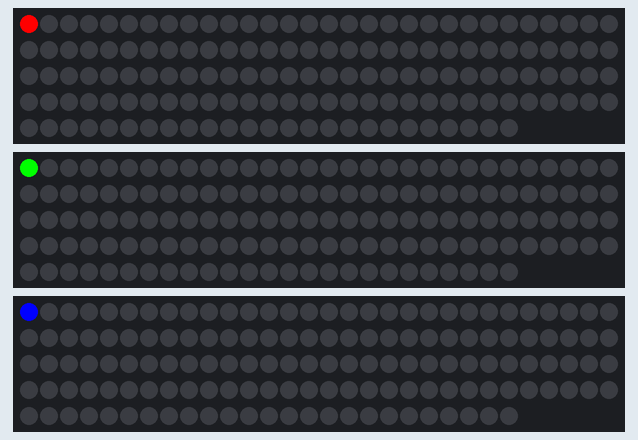
Bench run of a sketch on a simulated ESP8266 (NodeMCU). Shown: 3 × 145 RGB LEDs in strip order, left to right, continuing on the next row. WiFi joins after 1.5 s; servers stay silent unless stated; random numbers use the default seed unless the sketch sets one.

Above: at 1.19 s.
At 11.44 s:
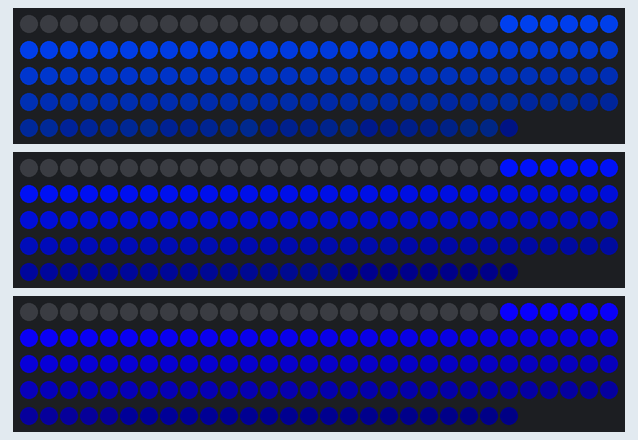
At 18.46 s:
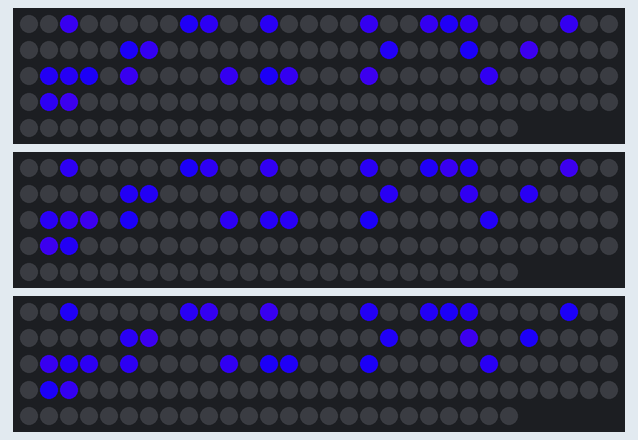
At 20.0 s:
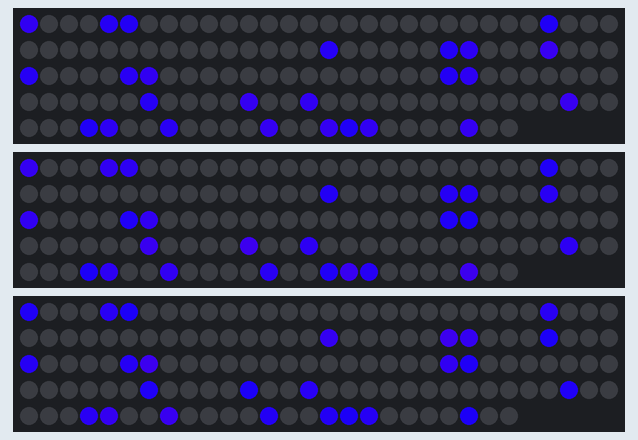
At 21.85 s:
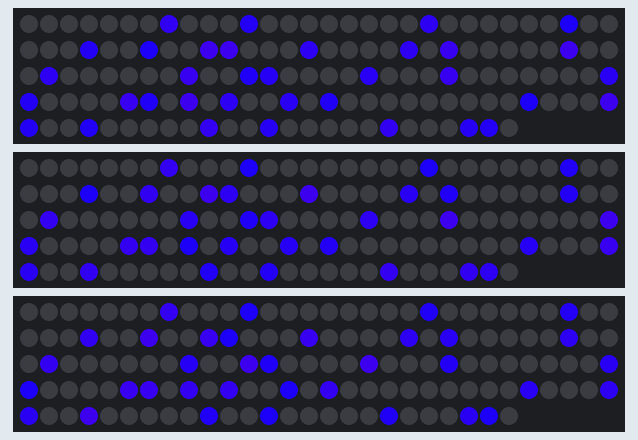
At 29.6 s:
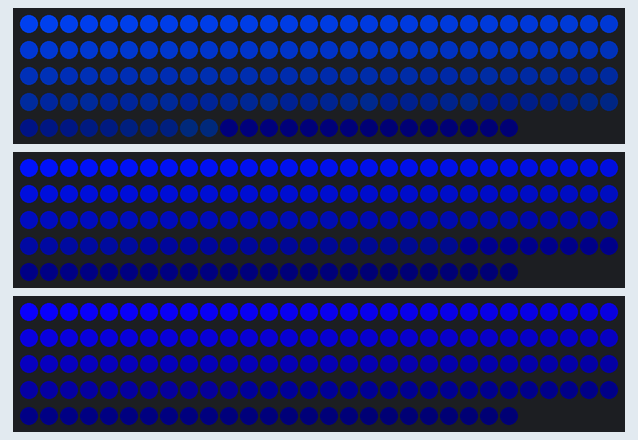

The sketch:

render_WiFi.ino
```cpp
const byte MCU_N = 3;
const byte WiFi_chennel = 7; //change if byzy //! autoselect


//#define tst
#ifdef tst
	bool bSerPrint=true;
#endif
#define edge_tst	1 //print only this edge info

#define gBrightness	255


const uint16_t NUM_LEDS_edge  = 145;
const uint16_t  NUM_LEDS_mcu = NUM_LEDS_edge*3;//300*3//145*3	//1800/4


#include "FastLED.h"
CRGB leds[NUM_LEDS_mcu];

#define Cube4MCU
#ifdef Cube4MCU
	#define CubeXp		2
	#define CubeYp		3
	#define CubeZp		4 //tst kit

	#include "Cube_edges_arrays.h"
#else
	#define LEDp		4
#endif

#define BUFF_SIZEudp	NUM_LEDS_edge*3+4 //packetBuffer


#include <ESP8266WiFi.h>
#include <WiFiUdp.h>
WiFiUDP Udp;
const char* ssid = "c82_tst";
const char* password = "12345678900";

unsigned int portServer = 8888;
unsigned int portClient = 8888;

#define packetBufferSize	NUM_LEDS_edge*3+4
char packetBuffer[packetBufferSize];//[145*3+4];


//-----------------------------------------------------

#define MODE_DEMO				0
#define MODE_SETTINGS_CONTROL	1
#define MODE_RECIEVE_LEDs		2
byte control_mode=0;

void (*anim_f)();
long change_mode_Demo_next_t=0;
long change_mode_Demo_next_dt=5000;


byte eff_N=0;
void eff_next()
{
	eff_N++;
	change_mode(eff_N);
}


void fillCornersGrad()
{
	//Serial.println("fillCorners");

	for(int i=0;i<NUM_LEDS_edge;i++)
	{
		byte b=map(i,0,NUM_LEDS_edge,255,0);
		ledsX[i]=CHSV(MCU_N*50+0,255,b);
		ledsY[i]=CHSV(MCU_N*50+7,255,b);
		ledsZ[i]=CHSV(MCU_N*50+14,255,b);
	}
}

void fillCornersGrad_flash_notSync()
{
	//Serial.println("fillCorners");
	byte	r=random8();
	if(random8()>250)
	for(int i=0;i<NUM_LEDS_edge/8;i++)
	{
		byte b=map(i,0,NUM_LEDS_edge/8,255,50);
		ledsX[i]=CHSV(r,110,b);
		ledsY[i]=CHSV(r,110,b);
		ledsZ[i]=CHSV(r,110,b);
	}
	else FastLED.clear();
}


void moveOutAllRemainFirst()
{
	for(int i = NUM_LEDS_edge-1; i >0 ; i--)
	{
		ledsX[i]=ledsX[i-1];
		ledsY[i]=ledsY[i-1];
		ledsZ[i]=ledsZ[i-1];
	}
}
void moveAll() //cyclic
{
	// CRGB t=leds[NUM_LEDS-1];
	// moveOutAllRemainFirst();
	// leds[0]=t;
}
void moveOutAll()
{
	moveOutAllRemainFirst();
	ledsX[0]=0;
	ledsY[0]=0;
	ledsZ[0]=0;
}

void fillCorners_spawnSeparators_move()
{			//Serial.println("fillCorners_spawnSeparators_move");
	moveOutAll();

	byte r=random8();
	byte b=r>200?255:0;

	ledsX[0]=CHSV(50+MCU_N*40+random8(10),255,b);
	ledsY[0]=CHSV(50+MCU_N*40+random8(10),255,b);
	ledsZ[0]=CHSV(50+MCU_N*40+random8(10),255,b);

}

//! прямые выходят  move axis, щбратные осям - входят. В начале вспышка

//! mover seeder

//!cell multiple rand hitters

//cell multiple rand hitters colorize by speed. Incr speed on hit


void testRGB()
{
	FastLED.clear();


	for(int i=0;i<NUM_LEDS_edge-10;i+=10)
	{
		ledsX[i+0]=CRGB(255,0,0);
		ledsY[i+1]=CRGB(0,255,0);
		ledsZ[i+2]=CRGB(0,0,255);
	}

	ledsX[4]=CRGB(255,255,255);
	ledsY[4]=CRGB(255,255,255);
	ledsZ[4]=CRGB(255,255,255);
}
void test1MoveFromCorner()
{			//Serial.println("test1MoveFromCorner");
	moveOutAll();

	EVERY_N_MILLISECONDS(500)
	{
		ledsX[0]=CRGB(255,0,0);
		ledsY[0]=CRGB(0,255,0);
		ledsZ[0]=CRGB(0,0,255);
	}
}


//-----------------------------------------------------

void change_mode(byte N)
{
	//Serial.println("ch");
	switch(N)
	{
	case 0:	anim_f=testRGB; change_mode_Demo_next_dt=1500;	break;
	case 1:	anim_f=moveOutAll; change_mode_Demo_next_dt=500;	break;
	case 2:	anim_f=test1MoveFromCorner; change_mode_Demo_next_dt=5000;	break;
	case 3:	anim_f=moveOutAll; change_mode_Demo_next_dt=500;	break;
	case 4:	anim_f=fillCornersGrad; change_mode_Demo_next_dt=5000;	break;
	case 5:	anim_f=moveOutAll; change_mode_Demo_next_dt=500;	break;
	case 6:	anim_f=fillCornersGrad_flash_notSync; change_mode_Demo_next_dt=5000;	break;
	case 7:	anim_f=moveOutAll; change_mode_Demo_next_dt=500;	break;
	case 8:	anim_f=fillCorners_spawnSeparators_move; change_mode_Demo_next_dt=5000;	break;

	default:	eff_N=0;change_mode(eff_N);	break;
	}
	//Serial.println("ch ed");
}

//-----------------------------------------------------


void setup()
{

	WiFi.begin(ssid, password,WiFi_chennel);//! choose chennel by server SSID save  https://arduino-esp8266.readthedocs.io/en/latest/esp8266wifi/scan-examples.html
	WiFi.mode(WIFI_STA);
	WiFi.config(IPAddress(192, 168, 4, 10+MCU_N), IPAddress(192, 168, 4, 1), IPAddress (255, 255, 255, 0)); //this, server , Subnet
	Udp.begin(portClient); //localPort
	// #ifdef use_ESP_WiFi_off
	// 	WiFi.mode( WIFI_OFF );
	// 	WiFi.forceSleepBegin();
	// #endif

#if defined(tst)
	Serial.begin(1000000);
#endif

 #ifdef Cube4MCU

	FastLED.addLeds<WS2812B, CubeXp, GRB>(ledsX,NUM_LEDS_edge);
	FastLED.addLeds<WS2812B, CubeYp, GRB>(ledsY,NUM_LEDS_edge);
	FastLED.addLeds<WS2812B, CubeZp, GRB>(ledsZ,NUM_LEDS_edge);
	//== //!^
	// FastLED.addLeds<WS2812B, CubeXp, GRB>(leds, 0, NUM_LEDS_edge);
	// FastLED.addLeds<WS2812B, CubeYp, GRB>(leds, NUM_LEDS_edge, NUM_LEDS_edge);
	// FastLED.addLeds<WS2812B, CubeZp, GRB>(leds, NUM_LEDS_edge*2, NUM_LEDS_edge);
	// #if defined(tst)
		// Serial.print("cube edge of: ");	Serial.println(NUM_LEDS_edge);
	// #endif
 #else
	FastLED.addLeds<WS2812B, LEDp, GRB>(leds, NUM_LEDS_mcu);
 #endif


#if defined(tst)

	Serial.print("wifi render:");	Serial.println(MCU_N);

	FastLED.setBrightness( gBrightness );
	FastLED.clear();

	ledsX[0]=CRGB(255,255,255);
	ledsY[0]=CRGB(255,255,255);
	ledsX[0]=CRGB(255,255,255);
	ledsX[1]=CRGB(255,0,0);
	ledsY[2]=CRGB(0,255,0);
	ledsZ[3]=CRGB(0,0,255);
	FastLED[0].showLeds(gBrightness);
	FastLED[1].showLeds(gBrightness);
	FastLED[2].showLeds(gBrightness);
	FastLED.show();
	delay(1000);

	// for(int i=0;i<NUM_LEDS_mcu;i+=5)
	// {
		// leds[i]=CRGB::Yellow;
		// FastLED.show();
		// delay(10);
		// leds[i]=CRGB::Gray;
		// FastLED[0].showLeds(gBrightness);
		// FastLED[1].showLeds(gBrightness);
		// FastLED[2].showLeds(gBrightness);
		// delay(10);
	// }
	// delay(1000);
	// FastLED.clear();


	//for(int edge=0;edge<3;edge++)
	{
		for(int i=0;i<NUM_LEDS_edge;i++)
		{
			byte b=map(i,0,NUM_LEDS_edge,255,0);
			byte s=i%2?55:255;

			ledsX[i]=CHSV(0,s,b);
			ledsY[i]=CHSV(80,s,b);
			ledsZ[i]=CHSV(160,s,b);
			FastLED.show();
			delay(10);
		}
	}
	delay(2000);
	FastLED.clear();
#endif

	anim_f=testRGB;

	//Serial.print("run:");	Serial.println();
}


long last_got_t=0;
bool bPause_SendPixels_to_Serial=true;
byte ilByte_from_server_last=0;

long switch_to_DEMO_dt=1000;
long switch_to_DEMO_at_t=0;

byte tst_pos=0;

byte il=0;
byte il_serv_last=0;

void loop()
{

	int packetSize = Udp.parsePacket();
	if (packetSize>0)
	{
		//Serial.print(packetSize); Serial.print(" "); Serial.println(control_mode);
		if (packetSize>1 && packetSize<=20) //got settings
		{
			switch_to_DEMO_at_t=millis()+switch_to_DEMO_dt;
			control_mode=MODE_SETTINGS_CONTROL;

			int len = Udp.read(packetBuffer, packetBufferSize); //##packetSize


			//int server_msg_N=packetBuffer[1];

			//anim_f

		}
		else
		if (packetSize>20)
		{
			switch_to_DEMO_at_t=millis()+switch_to_DEMO_dt;
			control_mode=MODE_RECIEVE_LEDs;

			int len = Udp.read(packetBuffer, BUFF_SIZEudp); //1800*3+
			if(len<BUFF_SIZEudp) return;
			//if (len > 0) packetBuffer[len-1] = 0;//!?

			byte mcu=packetBuffer[0];


			byte edge=packetBuffer[1];

			if(mcu<8) //not the test mode
			{
				if(edge<3)
				{
					memcpy8( &leds[NUM_LEDS_edge*edge], &packetBuffer[3], NUM_LEDS_edge*3); //!!tst direct assign to CRGBSet without memcpy

					/*
					//---------------------
					FastLED.clear();
					if(edge==1) //test edge
					{
						byte ilByte_from_server=packetBuffer[2];	Serial.println(ilByte_from_server);
						if( ilByte_from_server==ilByte_from_server_last+1)
						{ //detect lost packets
							tst_pos++; if(tst_pos>NUM_LEDS_edge-1) tst_pos=0;
							ledsY[tst_pos]=CRGB::Green;
							//Serial.print(ilByte_from_server-ilByte_from_server_last); Serial.print(" ");
						}
						else if( ilByte_from_server>ilByte_from_server_last+1)
						{
							if(tst_pos==0) tst_pos=NUM_LEDS_edge-1;
							else tst_pos--;
							ledsY[tst_pos]=CHSV( map(ilByte_from_server-(ilByte_from_server_last+1),1,5,80,0) ,255,255);

							//Serial.println(ilByte_from_server-ilByte_from_server_last);
						}

						ilByte_from_server_last=ilByte_from_server;
					}
					*/

					//long t=millis();
					//leds[1]=CHSV((t-last_got_t)*32,255,255);
					//Serial.println(t-last_got_t);
					//last_got_t=t;
					//---------------------
					FastLED[edge].showLeds(gBrightness); //https://github.com/FastLED/FastLED/wiki/Multiple-Controller-Examples
				}
				//else error
			}
			else{//test mode

				byte il_serv=packetBuffer[2];

				if(edge==edge_tst)
				{
					#ifdef tst
					if(bSerPrint)
					{
						// Serial.print(bGood); Serial.print(" ");
						// Serial.print(packetSize); Serial.print(" ");
						// Serial.print(BUFF_SIZEudp); Serial.print(" ");
						// Serial.print(len); Serial.print(" ");

						//Serial.print(edge); Serial.print(" ");
						Serial.print(il_serv); Serial.print(" ");
						Serial.println(il_serv-(il_serv_last+1));
					}
					#endif

					//if(bLed)
					{
						fadeToBlackBy(ledsZ, NUM_LEDS_edge, 30);
						if(il_serv<NUM_LEDS_edge)
						{
							//FastLED.clear();

							for(byte i=il_serv_last+1;i<il_serv;i++)
							{
								//leds[edge*NUM_LEDS_edge+i]=CRGB(  111 , 0 ,222);
								//==
								ledsZ[i]==CRGB(  111 , 0 ,222);
							}

							bool bGood=(il_serv==(il_serv_last+1));
							ledsZ[il_serv]=bGood?CRGB(  0 , 255 ,0): CRGB(  255 , 0 ,0);
							//FastLED.show();

						}
						FastLED[edge].showLeds(gBrightness);
					}

					il_serv_last=il_serv;
				}

			}

			//---------------------------------------------------- print LEDs
			//print_LEDs();
		}

	}

	else //packetSize<   == no packet or error
	{
		if(control_mode==MODE_DEMO)
		{
			if(millis()>change_mode_Demo_next_t)
			{
				eff_next();
				change_mode_Demo_next_t=millis()+change_mode_Demo_next_dt;
				//Serial.println(eff_N);
			}

			anim_f();
			yield();

			FastLED[0].showLeds(gBrightness);
			FastLED[1].showLeds(gBrightness);
			FastLED[2].showLeds(gBrightness);
			//FastLED.show();
		}
		else
		{
			//!! && not bPause
			if(millis()>switch_to_DEMO_at_t) //possible loss of connection, so show demo
			{
				control_mode=MODE_DEMO;
			}

			//!! switch to demo timeout
		}

	}


}


void print_LEDs()
{
	//sw pause
	if(Serial.available()>0)
	{
		if(Serial.read()=='p')	bPause_SendPixels_to_Serial=!bPause_SendPixels_to_Serial;

		while(Serial.available()>0) Serial.read();
	}
	if(bPause_SendPixels_to_Serial) return;


	#define NUM_LEDS	NUM_LEDS_mcu

	#define PRINT__			Serial.write(111);Serial.write(166);Serial.write(77);//header
	#define PRINT_leds		Serial.write(133);
	#define PRINT_totall	Serial.write(122);
	#define PRINT_settings	Serial.write(99);
	uint8_t *p;
	PRINT__
	//if(bPrintPixels)
	{
		PRINT_leds

		uint16_t fps=LEDS.getFPS();
		p = (uint8_t*) &fps;
		Serial.write(p,2);

		uint16_t size=NUM_LEDS*3; //! NUM_LEDS range
		p = (uint8_t*) &size;
		Serial.write(p,2);
		Serial.write((uint8_t*)leds, size);
	}
}
```

Cube_edges_arrays.h
```cpp
	//CRGBArray<NUM_LEDS_edge*3> leds_;
	// CRGB ledsX[NUM_LEDS_edge];
	// CRGB ledsY[NUM_LEDS_edge];
	// CRGB ledsZ[NUM_LEDS_edge];

	//direction from corner
	CRGBSet ledsXdirect(leds, 0, NUM_LEDS_edge);
	CRGBSet ledsYdirect(leds, NUM_LEDS_edge+1, NUM_LEDS_edge*2); //!?tst +1
	CRGBSet ledsZdirect(leds, NUM_LEDS_edge*2+1, NUM_LEDS_edge*3);
	//same direction fro all MCU
	#if MCU_N==0
		CRGBSet ledsX(leds, 0, NUM_LEDS_edge);
		CRGBSet ledsY(leds, NUM_LEDS_edge+1, NUM_LEDS_edge*2);
		CRGBSet ledsZ(leds, NUM_LEDS_edge*2+1, NUM_LEDS_edge*3);
	#elif  MCU_N==1
		CRGBSet ledsX(leds, NUM_LEDS_edge, 0);
		CRGBSet ledsY(leds, NUM_LEDS_edge*2,  NUM_LEDS_edge+1);
		CRGBSet ledsZ(leds, NUM_LEDS_edge*2+1, NUM_LEDS_edge*3);
	#elif  MCU_N==2
		CRGBSet ledsX(leds, NUM_LEDS_edge, 0);
		CRGBSet ledsY(leds, NUM_LEDS_edge+1, NUM_LEDS_edge*2);
		CRGBSet ledsZ(leds, NUM_LEDS_edge*3,  NUM_LEDS_edge*2+1);
	#elif  MCU_N==3
		CRGBSet ledsX(leds, 0, NUM_LEDS_edge);
		CRGBSet ledsY(leds, NUM_LEDS_edge*2,  NUM_LEDS_edge+1);
		CRGBSet ledsZ(leds, NUM_LEDS_edge*3,  NUM_LEDS_edge*2+1);
	#endif
// #else
// 	CRGB leds[gNUM_LEDS]; //!! del +1
```
